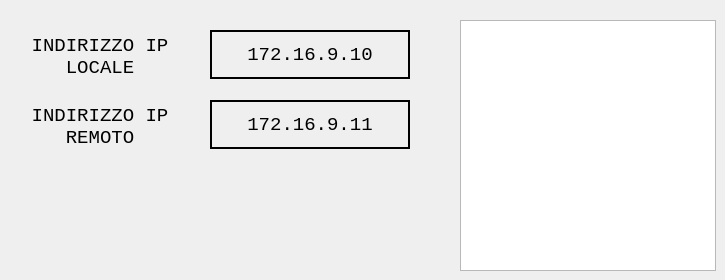
    <widget class="QWidget" name="tab">
     <attribute name="title">
      <string>SISTEMA</string>
     </attribute>
     <widget class="QLabel" name="label_62">
      <property name="geometry">
       <rect>
        <x>0</x>
        <y>30</y>
        <width>200</width>
        <height>49</height>
       </rect>
      </property>
      <property name="sizePolicy">
       <sizepolicy hsizetype="Preferred" vsizetype="Fixed">
        <horstretch>0</horstretch>
        <verstretch>0</verstretch>
       </sizepolicy>
      </property>
      <property name="minimumSize">
       <size>
        <width>120</width>
        <height>40</height>
       </size>
      </property>
      <property name="maximumSize">
       <size>
        <width>200</width>
        <height>16777215</height>
       </size>
      </property>
      <property name="font">
       <font>
        <family>Courier New</family>
        <pointsize>14</pointsize>
       </font>
      </property>
      <property name="text">
       <string>INDIRIZZO IP LOCALE</string>
      </property>
      <property name="alignment">
       <set>Qt::AlignBottom|Qt::AlignHCenter</set>
      </property>
      <property name="wordWrap">
       <bool>true</bool>
      </property>
     </widget>
     <widget class="QLabel" name="label_63">
      <property name="geometry">
       <rect>
        <x>0</x>
        <y>100</y>
        <width>200</width>
        <height>49</height>
       </rect>
      </property>
      <property name="sizePolicy">
       <sizepolicy hsizetype="Preferred" vsizetype="Fixed">
        <horstretch>0</horstretch>
        <verstretch>0</verstretch>
       </sizepolicy>
      </property>
      <property name="minimumSize">
       <size>
        <width>120</width>
        <height>40</height>
       </size>
      </property>
      <property name="maximumSize">
       <size>
        <width>200</width>
        <height>16777215</height>
       </size>
      </property>
      <property name="font">
       <font>
        <family>Courier New</family>
        <pointsize>14</pointsize>
       </font>
      </property>
      <property name="text">
       <string>INDIRIZZO IP REMOTO</string>
      </property>
      <property name="alignment">
       <set>Qt::AlignBottom|Qt::AlignHCenter</set>
      </property>
      <property name="wordWrap">
       <bool>true</bool>
      </property>
     </widget>
     <widget class="QLabel" name="lblIPremote">
      <property name="geometry">
       <rect>
        <x>210</x>
        <y>100</y>
        <width>200</width>
        <height>49</height>
       </rect>
      </property>
      <property name="sizePolicy">
       <sizepolicy hsizetype="Preferred" vsizetype="Fixed">
        <horstretch>0</horstretch>
        <verstretch>0</verstretch>
       </sizepolicy>
      </property>
      <property name="minimumSize">
       <size>
        <width>120</width>
        <height>40</height>
       </size>
      </property>
      <property name="maximumSize">
       <size>
        <width>200</width>
        <height>16777215</height>
       </size>
      </property>
      <property name="font">
       <font>
        <family>Courier New</family>
        <pointsize>14</pointsize>
       </font>
      </property>
      <property name="frameShape">
       <enum>QFrame::Box</enum>
      </property>
      <property name="lineWidth">
       <number>2</number>
      </property>
      <property name="text">
       <string>172.16.9.11</string>
      </property>
      <property name="alignment">
       <set>Qt::AlignCenter</set>
      </property>
      <property name="wordWrap">
       <bool>true</bool>
      </property>
     </widget>
     <widget class="QLabel" name="lblIPlocal">
      <property name="geometry">
       <rect>
        <x>210</x>
        <y>30</y>
        <width>200</width>
        <height>49</height>
       </rect>
      </property>
      <property name="sizePolicy">
       <sizepolicy hsizetype="Preferred" vsizetype="Fixed">
        <horstretch>0</horstretch>
        <verstretch>0</verstretch>
       </sizepolicy>
      </property>
      <property name="minimumSize">
       <size>
        <width>120</width>
        <height>40</height>
       </size>
      </property>
      <property name="maximumSize">
       <size>
        <width>200</width>
        <height>16777215</height>
       </size>
      </property>
      <property name="font">
       <font>
        <family>Courier New</family>
        <pointsize>14</pointsize>
       </font>
      </property>
      <property name="frameShape">
       <enum>QFrame::Box</enum>
      </property>
      <property name="lineWidth">
       <number>2</number>
      </property>
      <property name="text">
       <string>172.16.9.10</string>
      </property>
      <property name="alignment">
       <set>Qt::AlignCenter</set>
      </property>
      <property name="wordWrap">
       <bool>true</bool>
      </property>
     </widget>
     <widget class="QListWidget" name="listIP">
      <property name="geometry">
       <rect>
        <x>460</x>
        <y>20</y>
        <width>256</width>
        <height>251</height>
       </rect>
      </property>
     </widget>
    </widget>
